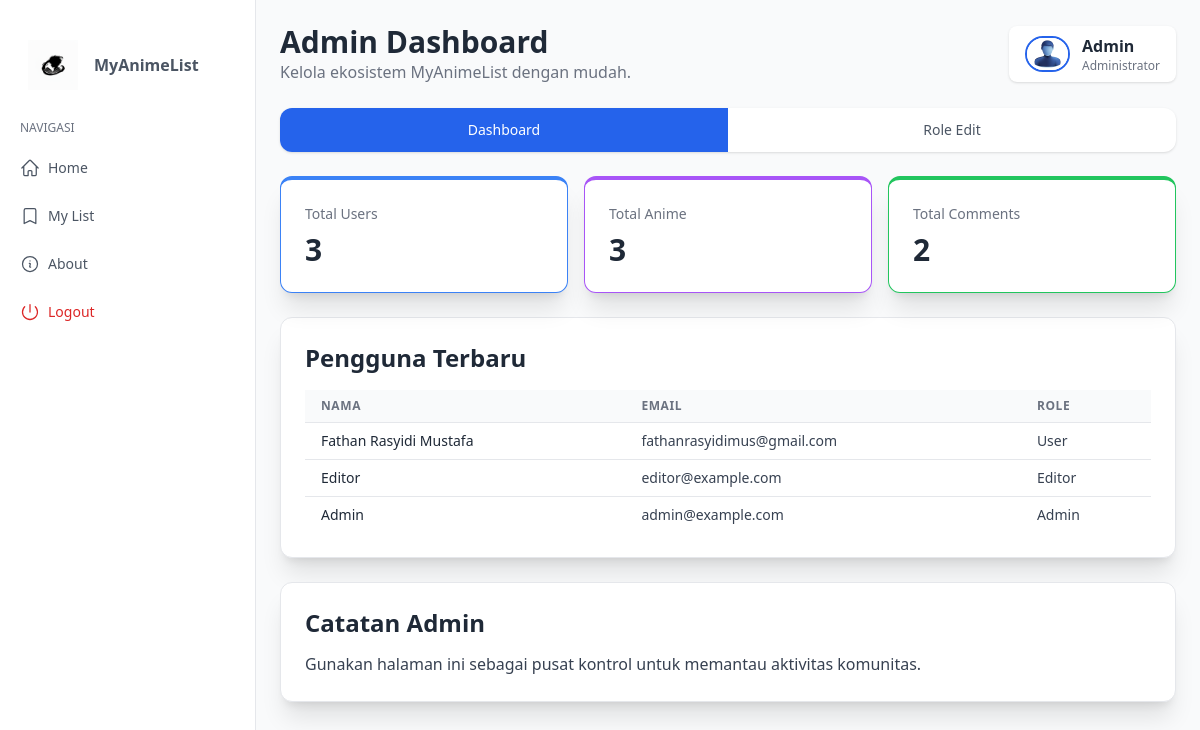
Screenshot of /public/admin/dashboard.php (signed in) with the database file from the repository.
### tables this page shows
CREATE TABLE IF NOT EXISTS `users` (
  `id` int NOT NULL AUTO_INCREMENT,
  `name` varchar(255) NOT NULL DEFAULT '',
  `email` varchar(255) NOT NULL DEFAULT '',
  `password` varchar(255) NOT NULL DEFAULT '',
  `role` enum('admin','editor','user') NOT NULL,
  PRIMARY KEY (`id`),
  UNIQUE KEY `email` (`email`)
);

### app/anime_manager.php (called while the page is built, shortened)
<?php
function count_anime(mysqli $db): int
{
    $result = mysqli_query($db, "SELECT COUNT(*) AS total FROM anime");
    $row = mysqli_fetch_assoc($result);
    return isset($row['total']) ? (int)$row['total'] : 0;
}
function count_users(mysqli $db): int
{
    $result = mysqli_query($db, "SELECT COUNT(*) AS total FROM users");
    $row = mysqli_fetch_assoc($result);
    return isset($row['total']) ? (int)$row['total'] : 0;
}
function count_comments(mysqli $db): int
{
    $result = mysqli_query($db, "SELECT COUNT(*) AS total FROM comment");
    $row = mysqli_fetch_assoc($result);
    return isset($row['total']) ? (int)$row['total'] : 0;
}
function get_latest_users(mysqli $db): array
{
    $rows = [];
    $result = mysqli_query($db, "SELECT id, name, email, role AS usertype FROM users ORDER BY id DESC LIMIT 6");
    while ($row = mysqli_fetch_assoc($result)) {
        $rows[] = $row;
    }
    return $rows;
}

### public/admin/dashboard.php (the view, shortened to what this page needs)
<?php
include '../../app/db.php';
include '../../app/anime_manager.php';
$total_users = count_users($connect);
$total_anime = count_anime($connect);
$total_comments = count_comments($connect);
$latest_users = get_latest_users($connect);
$nav_items = [
	['label' => 'Dashboard', 'href' => 'dashboard.php'],
	['label' => 'Role Edit', 'href' => 'role_edit.php'],
];
?>
<!DOCTYPE html>
<html lang="en">
<head>
	<script src="https://cdn.tailwindcss.com"></script>
</head>
<body>
	<?php include '../navbar.php'; ?>
	<main class="ml-64 min-h-screen bg-gray-50">
		<header class="p-6 flex justify-between items-center">
			<div>
				<h1 class="text-3xl font-bold text-gray-800">Admin Dashboard</h1>
				<p class="text-gray-500">Kelola ekosistem MyAnimeList dengan mudah.</p>
			</div>
			<div class="flex items-center gap-3 bg-white px-4 py-2 rounded-lg shadow">
				<img src="../../assets/images/user.jpeg" alt="Profile" width="45" height="45" class="rounded-full border-2" style="border-color:#2563eb;">
				<div>
					<p class="font-semibold text-gray-800 mb-0"><?php echo htmlspecialchars($_SESSION['login']); ?></p>
					<p class="text-xs text-gray-500 mb-0">Administrator</p>
				</div>
			</div>
		</header>
		<nav class="px-6">
			<div class="bg-white rounded-xl shadow overflow-hidden flex">
				<?php foreach ($nav_items as $item): ?>
					<?php $active = basename($_SERVER['PHP_SELF']) === basename($item['href']); ?>
					<a href="<?php echo $item['href']; ?>" class="flex-1 text-center py-3 text-sm font-medium <?php echo $active ? 'bg-blue-600 text-white' : 'text-gray-600 hover:bg-gray-100'; ?>">
						<?php echo $item['label']; ?>
					</a>
				<?php endforeach; ?>
			</div>
		</nav>
		<section class="p-6 space-y-6">
			<div class="grid grid-cols-1 md:grid-cols-3 gap-4">
				<div class="bg-white border rounded-xl shadow-xl p-6 border-t-4 border-blue-500">
					<p class="text-sm text-gray-500">Total Users</p>
					<p class="text-3xl font-bold text-gray-800 mt-2"><?php echo $total_users; ?></p>
				</div>
				<div class="bg-white border rounded-xl shadow-xl p-6 border-t-4 border-purple-500">
					<p class="text-sm text-gray-500">Total Anime</p>
					<p class="text-3xl font-bold text-gray-800 mt-2"><?php echo $total_anime; ?></p>
				</div>
				<div class="bg-white border rounded-xl shadow-xl p-6 border-t-4 border-green-500">
					<p class="text-sm text-gray-500">Total Comments</p>
					<p class="text-3xl font-bold text-gray-800 mt-2"><?php echo $total_comments; ?></p>
				</div>
			</div>
			<div class="bg-white border border-gray-200 rounded-xl shadow-xl p-6">
				<div class="flex items-center justify-between mb-4">
					<h2 class="text-2xl font-semibold text-gray-800">Pengguna Terbaru</h2>
				</div>
				<?php if (count($latest_users) > 0): ?>
				<div class="overflow-x-auto">
					<table class="min-w-full divide-y divide-gray-200">
						<thead class="bg-gray-50">
							<tr>
								<th class="px-4 py-2 text-left text-xs font-semibold text-gray-500 uppercase tracking-wider">Nama</th>
								<th class="px-4 py-2 text-left text-xs font-semibold text-gray-500 uppercase tracking-wider">Email</th>
								<th class="px-4 py-2 text-left text-xs font-semibold text-gray-500 uppercase tracking-wider">Role</th>
							</tr>
						</thead>
						<tbody class="bg-white divide-y divide-gray-200 text-sm text-gray-700">
							<?php foreach ($latest_users as $user): ?>
							<tr>
								<td class="px-4 py-2 font-medium text-gray-800"><?php echo htmlspecialchars($user['name']); ?></td>
								<td class="px-4 py-2"><?php echo htmlspecialchars($user['email']); ?></td>
								<td class="px-4 py-2 capitalize"><?php echo htmlspecialchars($user['usertype']); ?></td>
							</tr>
							<?php endforeach; ?>
						</tbody>
					</table>
				</div>
				<?php else: ?>
				<p class="text-gray-500">Belum ada data pengguna ditampilkan.</p>
				<?php endif; ?>
			</div>
			<div class="bg-white border border-gray-200 rounded-xl shadow-xl p-6">
				<h2 class="text-2xl font-semibold text-gray-800 mb-3">Catatan Admin</h2>
				<p class="text-gray-700 leading-relaxed">
					Gunakan halaman ini sebagai pusat kontrol untuk memantau aktivitas komunitas.
				</p>
			</div>
		</section>
	</main>
</body>
</html>

### public/navbar.php (shortened to what this page needs)
<?php
$in_admin = strpos($_SERVER['PHP_SELF'], '/admin/') !== false;
$nav_prefix = $in_admin ? '../' : '';
$asset_prefix = $in_admin ? '../../' : '../';
?>
<aside class="fixed top-0 left-0 w-64 h-screen pb-6 px-5 py-8 bg-white border-r">
    <a class="navbar-brand text-gray-600 flex items-center pl-2 my-2" href="<?php echo $nav_prefix; ?>home.php">
        <img src="<?php echo $asset_prefix; ?>assets/images/logo.png" alt="Logo" width="50" height="50" class="mr-2"
            id="logo">
        <span class="ml-2 font-semibold">MyAnimeList</span>
    </a>
    <div class="flex flex-col h-full mt-6">
        <nav class="-mx-3 space-y-6 flex-1">
            <div class="space-y-3">
                <label class="px-3 text-xs text-gray-500 uppercase">Navigasi</label>
                <a class="flex items-center px-3 py-2 <?php echo basename($_SERVER['PHP_SELF']) == 'home.php' ? 'bg-gray-200 text-gray-900' : 'text-gray-600'; ?> transition rounded-lg hover:bg-gray-200 hover:text-gray-900"
                    href="<?php echo $nav_prefix; ?>home.php">
                    <span class="ml-2 text-sm font-medium">Home</span>
                </a>
                <a class="flex items-center px-3 py-2 <?php echo basename($_SERVER['PHP_SELF']) == 'mylist.php' ? 'bg-gray-200 text-gray-900' : 'text-gray-600'; ?> transition rounded-lg hover:bg-gray-200 hover:text-gray-900"
                    href="<?php echo $nav_prefix; ?>mylist.php">
                    <svg xmlns="http://www.w3.org/2000/svg" fill="none" viewBox="0 0 24 24" stroke-width="1.5"
                        stroke="currentColor" class="w-5 h-5">
                        <path stroke-linecap="round" stroke-linejoin="round"
                            d="M5 5a2 2 0 012-2h10a2 2 0 012 2v16l-7-3.5L5 21V5z" />
                    </svg>
                    <span class="ml-2 text-sm font-medium">My List</span>
                </a>
                <a class="flex items-center px-3 py-2 <?php echo basename($_SERVER['PHP_SELF']) == 'about.php' ? 'bg-gray-200 text-gray-900' : 'text-gray-600'; ?> transition rounded-lg hover:bg-gray-200 hover:text-gray-900"
                    href="<?php echo $nav_prefix; ?>about.php">
                    <span class="ml-2 text-sm font-medium">About</span>
                </a>
                <a class="flex align-bottom items-center px-3 mt-20 py-2 text-red-600 transition-colors duration-300 transform rounded-lg hover:bg-gray-200 hover:text-red-600"
                    href="/mal/app/logout.php">
                    <span class="mx-2 text-sm font-medium">Logout</span>
                </a>
            </div>
        </nav>
    </div>
</aside>

### public/admin/dashboard.php (style rules this page uses)
body { background-color: #f3f4f6; }

### rows the page displays
users: name "Fathan Rasyidi Mustafa", email "fathanrasyidimus@gmail.com", role "User"
users: name "Editor", email "editor@example.com", role "Editor"
users: name "Admin", email "admin@example.com", role "Admin"

### other values shown
$_SESSION['login'] "Admin"
$item['label'] "Dashboard"
$item['label'] "Role Edit"
$total_users "3"
$total_anime "3"
$total_comments "2"
